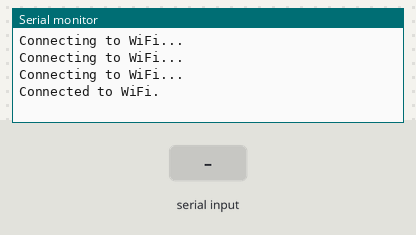
The sketch below on a simulated ESP32. Shown: the last lines printed to the serial monitor. Inputs (shaded band) come from the test bench. WiFi joins after 1.5 s; servers stay silent unless stated; uploads are accepted with an empty reply.

Above: at 2.7 s.
2.8 s: "1\n" received over the second serial link
At 6.2 s:
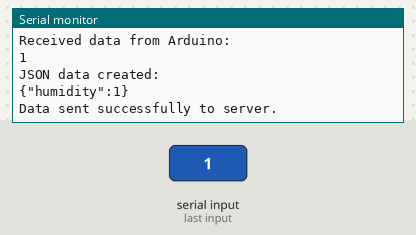
6.6 s: "0\n" received over the second serial link
At 7.87 s:
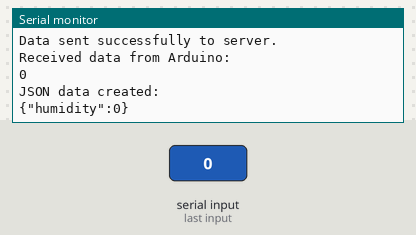
10.4 s: "2\n" received over the second serial link
At 12.6 s:
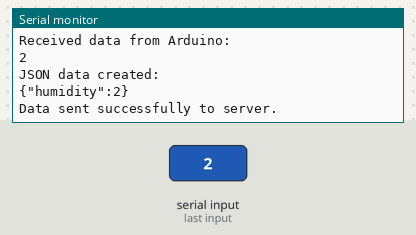

The sketch:

EPS32_Send_Sensory_Data_to_Server.ino
```cpp
#include <WiFi.h>
#include <HTTPClient.h>

// WiFi credentials
const char* ssid = "your_wifi_ssid";
const char* password = "your_wifi_password";

// Server endpoint
const char* serverUrl = "http://<your-server-url>:5000/api/sensor_data";

void setup() {
  Serial.begin(9600);       // Serial to communicate with the Arduino
  Serial2.begin(9600);      // Serial2 to communicate with Arduino

  // Connect to WiFi
  WiFi.begin(ssid, password);
  while (WiFi.status() != WL_CONNECTED) {
    delay(500);
    Serial.println("Connecting to WiFi...");
  }
  Serial.println("Connected to WiFi.");
}

void loop() {
  if (Serial2.available()) {
    String data = Serial2.readStringUntil('\n');  // Read the comma-separated data from Arduino
    Serial.println("Received data from Arduino:");
    Serial.println(data);

    // Parse and send data as JSON
    if (sendDataToServer(parseCSVtoJSON(data))) {
      Serial.println("Data sent successfully to server.");
    } else {
      Serial.println("Failed to send data to server.");
    }
  }
  delay(3000);
}

// Function to parse CSV data to JSON
String parseCSVtoJSON(String data) {
  String keys[] = {"humidity", "temperature", "heatIndex", "noise", "mq2_ppm", "mq3_ppm", "mq135_ppm", "dustDensityStr"};
  String json = "{";
  int index = 0;
  int keyCount = sizeof(keys) / sizeof(keys[0]);

  while (data.length() > 0 && index < keyCount) {
    int commaIndex = data.indexOf(',');
    String value = (commaIndex == -1) ? data : data.substring(0, commaIndex);
    json += "\"" + keys[index++] + "\":" + value;

    if (commaIndex == -1) break;
    data = data.substring(commaIndex + 1);
    json += ",";
  }
  json += "}";

  Serial.println("JSON data created:");
  Serial.println(json);
  return json;
}

// Function to send JSON data to the server
bool sendDataToServer(String jsonData) {
  if (WiFi.status() == WL_CONNECTED) {
    HTTPClient http;
    http.begin(serverUrl);
    http.addHeader("Content-Type", "application/json");

    int httpResponseCode = http.POST(jsonData);  // Send JSON data in POST request
    http.end();
    return httpResponseCode > 0;  // Return true if the response is positive
  } else {
    Serial.println("WiFi not connected.");
    return false;
  }
}
```

Measured:
- after the input at 2.8 s, the serial monitor: prints a new line after 1.7 s (image 1)
- after the input at 6.6 s, the serial monitor: prints a new line after 1.1 s (image 2)
- after the input at 10.4 s, the serial monitor: prints a new line after 0.51 s (image 3)
